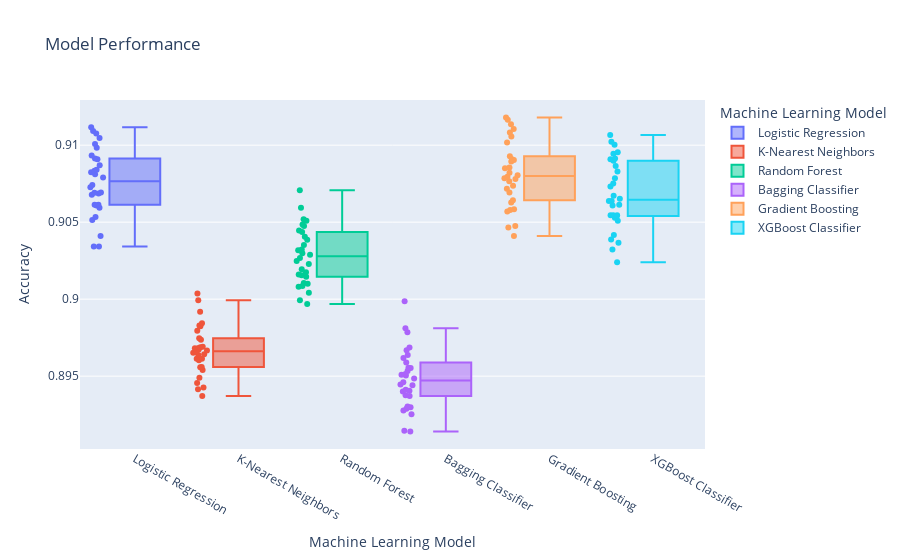

Notebook cell for this chart:
### Code cell
fig = px.box(classmod_red, x="variable", y="value",color="variable",points='all',
labels={"variable": "Machine Learning Model",
        "value": "Accuracy"
        },title="Model Performance")
fig.write_image("Boxplot_models_reduce.jpeg",engine="kaleido",format="png", width=1600, height=700, scale=0.75)
fig.show()

### Figure 1 — Plotly figure (JSON) as saved in the notebook; plotly's stock layout.template omitted (floating-point values rounded to 4 significant figures)
{"data": [{"alignmentgroup": "True", "boxpoints": "all", "hovertemplate": "Machine Learning Model=%{x}<br>Accuracy=%{y}<extra></extra>", "legendgroup": "Logistic Regression", "marker": {"color": "#636efa"}, "name": "Logistic Regression", "notched": false, "offsetgroup": "Logistic Regression", "orientation": "v", "showlegend": true, "type": "box", "x": ["Logistic Regression", "Logistic Regression", "Logistic Regression", "Logistic Regression", "Logistic Regression", "Logistic Regression", "Logistic Regression", "Logistic Regression", "Logistic Regression", "Logistic Regression", "Logistic Regression", "Logistic Regression", "Logistic Regression", "Logistic Regression", "Logistic Regression", "Logistic Regression", "Logistic Regression", "Logistic Regression", "Logistic Regression", "Logistic Regression", "Logistic Regression", "Logistic Regression", "Logistic Regression", "Logistic Regression", "Logistic Regression", "Logistic Regression", "Logistic Regression", "Logistic Regression", "Logistic Regression", "Logistic Regression"], "x0": " ", "xaxis": "x", "y": [0.9069, 0.9068, 0.9109, 0.9081, 0.9093, 0.9061, 0.9069, 0.9041, 0.9087, 0.9079, 0.9034, 0.9112, 0.9098, 0.9034, 0.9084, 0.9105, 0.9069, 0.9101, 0.9073, 0.9053, 0.9091, 0.9059, 0.9061, 0.9091, 0.9061, 0.9074, 0.9051, 0.9082, 0.9083, 0.9108], "y0": " ", "yaxis": "y"}, {"alignmentgroup": "True", "boxpoints": "all", "hovertemplate": "Machine Learning Model=%{x}<br>Accuracy=%{y}<extra></extra>", "legendgroup": "K-Nearest Neighbors", "marker": {"color": "#EF553B"}, "name": "K-Nearest Neighbors", "notched": false, "offsetgroup": "K-Nearest Neighbors", "orientation": "v", "showlegend": true, "type": "box", "x": ["K-Nearest Neighbors", "K-Nearest Neighbors", "K-Nearest Neighbors", "K-Nearest Neighbors", "K-Nearest Neighbors", "K-Nearest Neighbors", "K-Nearest Neighbors", "K-Nearest Neighbors", "K-Nearest Neighbors", "K-Nearest Neighbors", "K-Nearest Neighbors", "K-Nearest Neighbors", "K-Nearest Neighbors", "K-Nearest Neighbors", "K-Nearest Neighbors", "K-Nearest Neighbors", "K-Nearest Neighbors", "K-Nearest Neighbors", "K-Nearest Neighbors", "K-Nearest Neighbors", "K-Nearest Neighbors", "K-Nearest Neighbors", "K-Nearest Neighbors", "K-Nearest Neighbors", "K-Nearest Neighbors", "K-Nearest Neighbors", "K-Nearest Neighbors", "K-Nearest Neighbors", "K-Nearest Neighbors", "K-Nearest Neighbors"], "x0": " ", "xaxis": "x", "y": [0.8967, 0.8954, 0.8999, 0.8966, 0.8968, 0.8984, 0.8942, 0.8946, 0.8964, 0.8964, 0.8961, 0.8969, 0.9004, 0.8943, 0.8967, 0.8982, 0.8965, 0.8975, 0.8956, 0.8961, 0.8974, 0.8956, 0.8968, 0.898, 0.8949, 0.8983, 0.8937, 0.8992, 0.896, 0.8969], "y0": " ", "yaxis": "y"}, {"alignmentgroup": "True", "boxpoints": "all", "hovertemplate": "Machine Learning Model=%{x}<br>Accuracy=%{y}<extra></extra>", "legendgroup": "Random Forest", "marker": {"color": "#00cc96"}, "name": "Random Forest", "notched": false, "offsetgroup": "Random Forest", "orientation": "v", "showlegend": true, "type": "box", "x": ["Random Forest", "Random Forest", "Random Forest", "Random Forest", "Random Forest", "Random Forest", "Random Forest", "Random Forest", "Random Forest", "Random Forest", "Random Forest", "Random Forest", "Random Forest", "Random Forest", "Random Forest", "Random Forest", "Random Forest", "Random Forest", "Random Forest", "Random Forest", "Random Forest", "Random Forest", "Random Forest", "Random Forest", "Random Forest", "Random Forest", "Random Forest", "Random Forest", "Random Forest", "Random Forest"], "x0": " ", "xaxis": "x", "y": [0.903, 0.9015, 0.9059, 0.9016, 0.9041, 0.901, 0.9027, 0.9015, 0.9039, 0.9023, 0.9009, 0.9032, 0.9051, 0.8997, 0.9017, 0.9071, 0.9044, 0.9052, 0.9011, 0.8999, 0.9035, 0.9008, 0.9032, 0.9045, 0.9004, 0.9025, 0.9019, 0.9048, 0.9029, 0.9048], "y0": " ", "yaxis": "y"}, {"alignmentgroup": "True", "boxpoints": "all", "hovertemplate": "Machine Learning Model=%{x}<br>Accuracy=%{y}<extra></extra>", "legendgroup": "Bagging Classifier", "marker": {"color": "#ab63fa"}, "name": "Bagging Classifier", "notched": false, "offsetgroup": "Bagging Classifier", "orientation": "v", "showlegend": true, "type": "box", "x": ["Bagging Classifier", "Bagging Classifier", "Bagging Classifier", "Bagging Classifier", "Bagging Classifier", "Bagging Classifier", "Bagging Classifier", "Bagging Classifier", "Bagging Classifier", "Bagging Classifier", "Bagging Classifier", "Bagging Classifier", "Bagging Classifier", "Bagging Classifier", "Bagging Classifier", "Bagging Classifier", "Bagging Classifier", "Bagging Classifier", "Bagging Classifier", "Bagging Classifier", "Bagging Classifier", "Bagging Classifier", "Bagging Classifier", "Bagging Classifier", "Bagging Classifier", "Bagging Classifier", "Bagging Classifier", "Bagging Classifier", "Bagging Classifier", "Bagging Classifier"], "x0": " ", "xaxis": "x", "y": [0.895, 0.8915, 0.8955, 0.8946, 0.8951, 0.8937, 0.8925, 0.8938, 0.8955, 0.8959, 0.893, 0.8964, 0.8981, 0.8914, 0.8945, 0.8999, 0.894, 0.8969, 0.8928, 0.8929, 0.8967, 0.8941, 0.8951, 0.8962, 0.8953, 0.8948, 0.893, 0.8979, 0.8941, 0.8944], "y0": " ", "yaxis": "y"}, {"alignmentgroup": "True", "boxpoints": "all", "hovertemplate": "Machine Learning Model=%{x}<br>Accuracy=%{y}<extra></extra>", "legendgroup": "Gradient Boosting", "marker": {"color": "#FFA15A"}, "name": "Gradient Boosting", "notched": false, "offsetgroup": "Gradient Boosting", "orientation": "v", "showlegend": true, "type": "box", "x": ["Gradient Boosting", "Gradient Boosting", "Gradient Boosting", "Gradient Boosting", "Gradient Boosting", "Gradient Boosting", "Gradient Boosting", "Gradient Boosting", "Gradient Boosting", "Gradient Boosting", "Gradient Boosting", "Gradient Boosting", "Gradient Boosting", "Gradient Boosting", "Gradient Boosting", "Gradient Boosting", "Gradient Boosting", "Gradient Boosting", "Gradient Boosting", "Gradient Boosting", "Gradient Boosting", "Gradient Boosting", "Gradient Boosting", "Gradient Boosting", "Gradient Boosting", "Gradient Boosting", "Gradient Boosting", "Gradient Boosting", "Gradient Boosting", "Gradient Boosting"], "x0": " ", "xaxis": "x", "y": [0.9082, 0.9058, 0.9118, 0.9078, 0.9106, 0.9072, 0.908, 0.9041, 0.9089, 0.9085, 0.9047, 0.9102, 0.9108, 0.9048, 0.9081, 0.9116, 0.9079, 0.9111, 0.9074, 0.9058, 0.9093, 0.9064, 0.9069, 0.909, 0.9057, 0.9077, 0.9063, 0.9091, 0.9085, 0.9114], "y0": " ", "yaxis": "y"}, {"alignmentgroup": "True", "boxpoints": "all", "hovertemplate": "Machine Learning Model=%{x}<br>Accuracy=%{y}<extra></extra>", "legendgroup": "XGBoost Classifier", "marker": {"color": "#19d3f3"}, "name": "XGBoost Classifier", "notched": false, "offsetgroup": "XGBoost Classifier", "orientation": "v", "showlegend": true, "type": "box", "x": ["XGBoost Classifier", "XGBoost Classifier", "XGBoost Classifier", "XGBoost Classifier", "XGBoost Classifier", "XGBoost Classifier", "XGBoost Classifier", "XGBoost Classifier", "XGBoost Classifier", "XGBoost Classifier", "XGBoost Classifier", "XGBoost Classifier", "XGBoost Classifier", "XGBoost Classifier", "XGBoost Classifier", "XGBoost Classifier", "XGBoost Classifier", "XGBoost Classifier", "XGBoost Classifier", "XGBoost Classifier", "XGBoost Classifier", "XGBoost Classifier", "XGBoost Classifier", "XGBoost Classifier", "XGBoost Classifier", "XGBoost Classifier", "XGBoost Classifier", "XGBoost Classifier", "XGBoost Classifier", "XGBoost Classifier"], "x0": " ", "xaxis": "x", "y": [0.9054, 0.9054, 0.9094, 0.9064, 0.9083, 0.9051, 0.9061, 0.9037, 0.9086, 0.9075, 0.9024, 0.91, 0.9095, 0.9039, 0.9073, 0.9102, 0.9061, 0.9091, 0.9067, 0.9032, 0.9091, 0.9054, 0.9054, 0.909, 0.9042, 0.9065, 0.9053, 0.9079, 0.9064, 0.9107], "y0": " ", "yaxis": "y"}], "layout": {"boxmode": "overlay", "legend": {"title": {"text": "Machine Learning Model"}, "tracegroupgap": 0}, "title": {"text": "Model Performance"}, "xaxis": {"anchor": "y", "categoryarray": ["Logistic Regression", "K-Nearest Neighbors", "Random Forest", "Bagging Classifier", "Gradient Boosting", "XGBoost Classifier"], "categoryorder": "array", "domain": [0, 1], "title": {"text": "Machine Learning Model"}}, "yaxis": {"anchor": "x", "domain": [0, 1], "title": {"text": "Accuracy"}}}}
